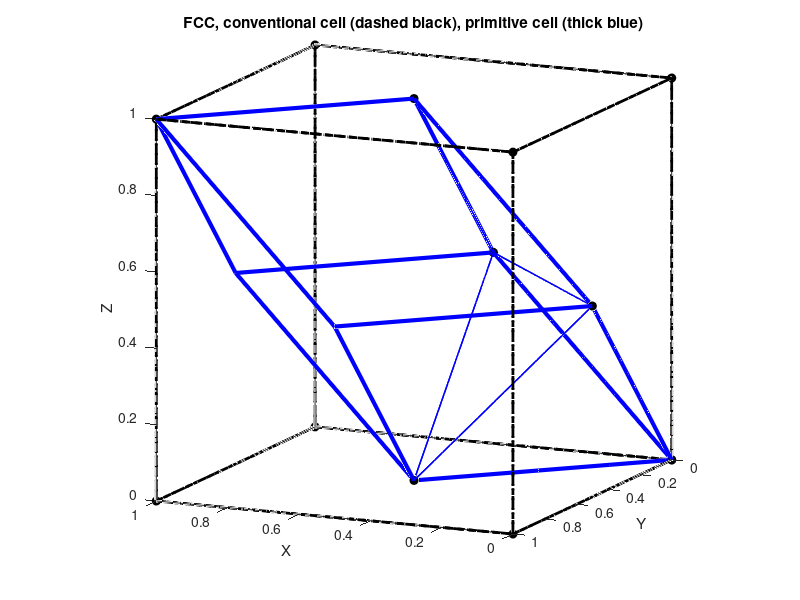

Reproduce this figure in MATLAB.
%copyright by J. E Hasbun and T. Datta
%unit_cell_FCC.m
%Here we modify the original code and plot the atomic positions for the FCC crystal
%and then plot its conventional and primitive unit cells.
clc
close all
a=1.0; %lattice constant
%The BCC smallest possible translation vectors
a0=[0;0;0]; % atom at origin
a1=a*[0;1/2;1/2]; 
a2=a*[1/2;0;1/2]; 
a3=a*[1/2;1/2;0]; % a1,a2,a3 are positions of atoms at face centers surrounding the origin atom in the unit cell
a4=a1+a2; % i.e. a4=a*[1/2;1/2;1];
a5=a1+a3; % i.e. a5=a*[1/2;1;1/2];
a6=a2+a3; % i.e. a6=a*[1;1/2;1/2]; these atoms are in the face centers of the unit cell (next nearest neighbours atoms)
a7=a4+a3; % i.e. a7=a*[1;1;1]; corner cell of the unit cell
%primitive cell can be built now with 8 corner positions and also make some new ones for structure purposes
a8=a1-a2; % i.e. a8=a*[-1/2;1/2;0]; 
a9=a1-a3; % i.e. a9=a*[-1/2;0;1/2]; 
a10=a2-a3; % i.e. a10=a*[0;-1/2;1/2]; face centers in other unit cells
a11=a4-a3; % i.e. a11=a*[0;0;1]; corner atom
a12=2*a1; % i.e. a12=a*[0;1;1]; 
a13=2*a2; % i.e. a13=a*[1;0;1];
a14=2*a3; % i.e. a14=a*[1;1;0]; corner atoms in other unit cells
%First eight in T are to construct the primitive cell. Since the nearest
%neighbours to a corner atom are body centers, we take vectors halfway
%along that direction
T=[a0,a1,a2,a3,a4,a5,a6,a7,-a1,-a2,-a3,a8,a9,a10,a11]; 
T=[T,-a4,-a5,-a6,-a7,-a8,-a9,-a10,-a11,a12,a13,a14,-a12,-a13,-a14];
%We should identify the unit cell positions too
b0=[0;0;0]; b1=a*[1;0;0]; b2=a*[0;1;0]; b3=a*[0;0;1];
b4=b1+b2; b5=b1+b3; b6=b2+b3; b7=b4+b3; %To locate cube position atoms
%plus new ones
b8=b1-b2; b9=b1-b3; b10=b2-b3; b11=b4-b3;
b12=2*b1; b13=2*b2; b14=2*b3;
Tb=[b0,b1,b2,b3,b4,b5,b6,b7,-b1,-b2,-b3,b8,b9,b10,b11];
Tb=[Tb,-b4,-b5,-b6,-b7,-b8,-b9,-b10,-b11,b12,b13,b14,-b12,-b13,-b14];
%final T
T=[T,Tb];
%
M=length(T); %number of possible smallest translation vectors
%N=52; %number of atoms desired some are repeated
N=input("Enter the number of atoms to plot (some are repeated) [52] -> ");
if(isempty(N)), N=52; end
%p= atomic positions in the diamond lattice
p0=a*[0;0;0]; %the atoms at the origin
p=zeros(3,N); %define the dimensions of atomic position matrix
jc=0;
for i=0:N-1
j=mod(i,M); %j can only go from 1 to M
if(j==0); jc=jc+1; end %counts number of times j goes through 0
%jc allows for reusage of previously obtained position vectors to
%which T can be added to obtain new position vectors, etc
p(:,i+1)=p0+T(:,j+1);
p0=p(:,jc);
end
rnn=norm(T(:,1)-T(:,2)); %bcc nn distance
x=p(1,:); y=p(2,:); z=p(3,:); %x, y, z coords of all atoms
%draw atoms
plot3(x,y,z,"ko","MarkerSize",6,"MarkerFaceColor","k")
hold on
%Draw bonds between near neighbors only
for i=1:N
for j=1:N
if(j ~= i)
rd=norm(p(:,i)-p(:,j)); %calculate the distance between atoms
%but draw lines between nn only
if(rd <= rnn)
line([p(1,i),p(1,j)],[p(2,i),p(2,j)],[p(3,i),p(3,j)],...
"Color","b","LineWidth",1);
end
end
end
end
%----------
%The lines below work better here for the primitive cell
line([a0(1),a1(1)],[a0(2),a1(2)],[a0(3),a1(3)],"Color","b","LineWidth",3);
line([a0(1),a2(1)],[a0(2),a2(2)],[a0(3),a2(3)],"Color","b","LineWidth",3);
line([a0(1),a3(1)],[a0(2),a3(2)],[a0(3),a3(3)],"Color","b","LineWidth",3);
line([a1(1),a4(1)],[a1(2),a4(2)],[a1(3),a4(3)],"Color","b","LineWidth",3);
line([a1(1),a5(1)],[a1(2),a5(2)],[a1(3),a5(3)],"Color","b","LineWidth",3);
line([a2(1),a4(1)],[a2(2),a4(2)],[a2(3),a4(3)],"Color","b","LineWidth",3);
line([a2(1),a6(1)],[a2(2),a6(2)],[a2(3),a6(3)],"Color","b","LineWidth",3);
line([a3(1),a5(1)],[a3(2),a5(2)],[a3(3),a5(3)],"Color","b","LineWidth",3);
line([a3(1),a6(1)],[a3(2),a6(2)],[a3(3),a6(3)],"Color","b","LineWidth",3);
line([a4(1),a7(1)],[a4(2),a7(2)],[a4(3),a7(3)],"Color","b","LineWidth",3);
line([a5(1),a7(1)],[a5(2),a7(2)],[a5(3),a7(3)],"Color","b","LineWidth",3);
line([a6(1),a7(1)],[a6(2),a7(2)],[a6(3),a7(3)],"Color","b","LineWidth",3);
%----------
%To show the cube positions too - not so thick lines
rnnb=norm(Tb(:,1)-Tb(:,2)); %cube position nn distances
for i=1:8
for j=1:8
if(j ~= i)
rd=norm(Tb(:,i)-Tb(:,j)); %calculate the distance between atoms
%but draw lines between nn only
if(rd <= rnnb)
line([Tb(1,i),Tb(1,j)],[Tb(2,i),Tb(2,j)],[Tb(3,i),Tb(3,j)],...
"Color","k","LineStyle","-.","LineWidth",2);
end
end
end
end
%Make sure the cube corner atoms appear too
plot3(Tb(1,1:8),Tb(2,1:8),Tb(3,1:8),"ko","MarkerSize",6,"MarkerFaceColor","k")
%----------
view(-156,12) %Angle for viewing purposes
box on
axis equal
xlabel("X"), ylabel("Y"), zlabel("Z")
title("FCC, conventional cell (dashed black), primitive cell (thick blue)")